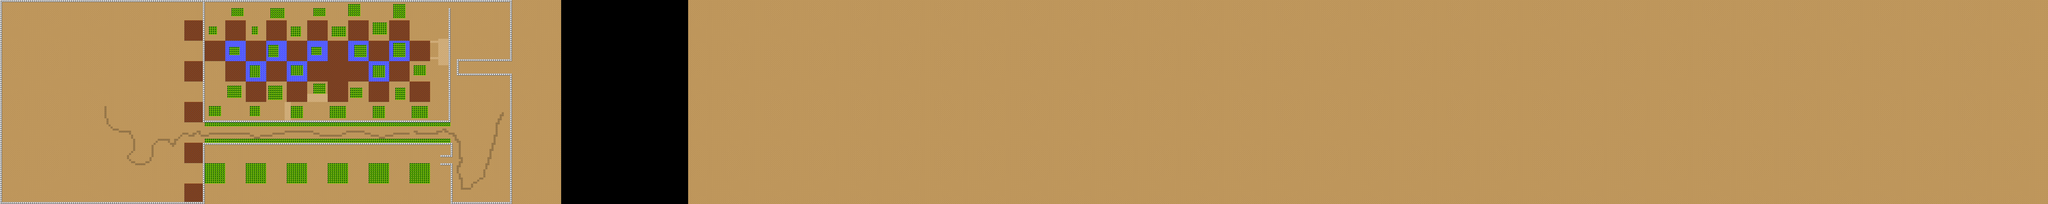

This is a level from a 2D game, rendered from its Tiled map with the project's own tilesets. A one-line summary and the map file follow, with tile-layer data summarised:
An orthogonal 1000x100 tile map with 8x8 px tiles, 2 tile layers (ground, collisions), 2 tilesets and 143 objects (139x spawn, 2x scenario, spawn_player, spawn_test).

<map version="1.10" tiledversion="1.10.1" orientation="orthogonal" renderorder="right-down" width="1000" height="100" tilewidth="8" tileheight="8" infinite="0" nextlayerid="5" nextobjectid="307">
 <tileset firstgid="1" source="ground.tsx" />
 <tileset firstgid="7" source="bricks.tsx" />
 <layer id="1" name="ground" width="1000" height="100">
  <data>[100000 cells, 93800 non-empty, 2 distinct tile ids]</data>
 </layer>
 <layer id="3" name="collisions" width="1000" height="100">
  <data>[100000 cells, 6433 non-empty, 5 distinct tile ids]</data>
 </layer>
 <objectgroup id="2" name="Object Layer 1">
  <object id="152" name="spawn" type="spawn" x="7641" y="402.25" width="16" height="16">
   <properties>
    <property name="cooldown_seconds" type="int" value="5" />
    <property name="tank_type" value="fast" />
    <property name="tanks_inside" type="int" value="500" />
    <property name="trigger_distance" type="float" value="128" />
   </properties>
  </object>
  <object id="155" name="spawn" type="spawn" x="5197" y="761.667" width="16" height="16">
   <properties>
    <property name="cooldown_seconds" type="int" value="5" />
    <property name="tank_type" value="fast" />
    <property name="tanks_inside" type="int" value="500" />
    <property name="trigger_distance" type="float" value="128" />
   </properties>
  </object>
  <object id="156" name="spawn" type="spawn" x="5198.67" y="33" width="16" height="16">
   <properties>
    <property name="cooldown_seconds" type="int" value="5" />
    <property name="tank_type" value="fast" />
    <property name="tanks_inside" type="int" value="500" />
    <property name="trigger_distance" type="float" value="128" />
   </properties>
  </object>
  <object id="157" name="spawn" type="spawn" x="5193.67" y="58" width="16" height="16">
   <properties>
    <property name="cooldown_seconds" type="int" value="5" />
    <property name="tank_type" value="fast" />
    <property name="tanks_inside" type="int" value="500" />
    <property name="trigger_distance" type="float" value="128" />
   </properties>
  </object>
  <object id="158" name="spawn" type="spawn" x="5197.67" y="83" width="16" height="16">
   <properties>
    <property name="cooldown_seconds" type="int" value="5" />
    <property name="tank_type" value="fast" />
    <property name="tanks_inside" type="int" value="500" />
    <property name="trigger_distance" type="float" value="128" />
   </properties>
  </object>
  <object id="159" name="spawn" type="spawn" x="5194.67" y="105" width="16" height="16">
   <properties>
    <property name="cooldown_seconds" type="int" value="5" />
    <property name="tank_type" value="fast" />
    <property name="tanks_inside" type="int" value="500" />
    <property name="trigger_distance" type="float" value="128" />
   </properties>
  </object>
  <object id="160" name="spawn" type="spawn" x="5193.67" y="134" width="16" height="16">
   <properties>
    <property name="cooldown_seconds" type="int" value="5" />
    <property name="tank_type" value="fast" />
    <property name="tanks_inside" type="int" value="500" />
    <property name="trigger_distance" type="float" value="128" />
   </properties>
  </object>
  <object id="161" name="spawn" type="spawn" x="5191.67" y="158" width="16" height="16">
   <properties>
    <property name="cooldown_seconds" type="int" value="5" />
    <property name="tank_type" value="fast" />
    <property name="tanks_inside" type="int" value="500" />
    <property name="trigger_distance" type="float" value="128" />
   </properties>
  </object>
  <object id="162" name="spawn" type="spawn" x="5191.67" y="186" width="16" height="16">
   <properties>
    <property name="cooldown_seconds" type="int" value="5" />
    <property name="tank_type" value="fast" />
    <property name="tanks_inside" type="int" value="500" />
    <property name="trigger_distance" type="float" value="128" />
   </properties>
  </object>
  <object id="163" name="spawn" type="spawn" x="5191.67" y="218" width="16" height="16">
   <properties>
    <property name="cooldown_seconds" type="int" value="5" />
    <property name="tank_type" value="fast" />
    <property name="tanks_inside" type="int" value="500" />
    <property name="trigger_distance" type="float" value="128" />
   </properties>
  </object>
  <object id="164" name="spawn" type="spawn" x="5190.67" y="249" width="16" height="16">
   <properties>
    <property name="cooldown_seconds" type="int" value="5" />
    <property name="tank_type" value="fast" />
    <property name="tanks_inside" type="int" value="500" />
    <property name="trigger_distance" type="float" value="128" />
   </properties>
  </object>
  <object id="165" name="spawn" type="spawn" x="5190.67" y="280" width="16" height="16">
   <properties>
    <property name="cooldown_seconds" type="int" value="5" />
    <property name="tank_type" value="fast" />
    <property name="tanks_inside" type="int" value="500" />
    <property name="trigger_distance" type="float" value="128" />
   </properties>
  </object>
  <object id="166" name="spawn" type="spawn" x="5189.67" y="313" width="16" height="16">
   <properties>
    <property name="cooldown_seconds" type="int" value="5" />
    <property name="tank_type" value="fast" />
    <property name="tanks_inside" type="int" value="500" />
    <property name="trigger_distance" type="float" value="128" />
   </properties>
  </object>
  <object id="167" name="spawn" type="spawn" x="5189.67" y="340" width="16" height="16">
   <properties>
    <property name="cooldown_seconds" type="int" value="5" />
    <property name="tank_type" value="fast" />
    <property name="tanks_inside" type="int" value="500" />
    <property name="trigger_distance" type="float" value="128" />
   </properties>
  </object>
  <object id="168" name="spawn" type="spawn" x="5188.67" y="370" width="16" height="16">
   <properties>
    <property name="cooldown_seconds" type="int" value="5" />
    <property name="tank_type" value="fast" />
    <property name="tanks_inside" type="int" value="500" />
    <property name="trigger_distance" type="float" value="128" />
   </properties>
  </object>
  <object id="169" name="spawn" type="spawn" x="5193.67" y="404" width="16" height="16">
   <properties>
    <property name="cooldown_seconds" type="int" value="5" />
    <property name="tank_type" value="fast" />
    <property name="tanks_inside" type="int" value="500" />
    <property name="trigger_distance" type="float" value="128" />
   </properties>
  </object>
  <object id="170" name="spawn" type="spawn" x="5191.67" y="433" width="16" height="16">
   <properties>
    <property name="cooldown_seconds" type="int" value="5" />
    <property name="tank_type" value="fast" />
    <property name="tanks_inside" type="int" value="500" />
    <property name="trigger_distance" type="float" value="128" />
   </properties>
  </object>
  <object id="171" name="spawn" type="spawn" x="5191.67" y="459" width="16" height="16">
   <properties>
    <property name="cooldown_seconds" type="int" value="5" />
    <property name="tank_type" value="fast" />
    <property name="tanks_inside" type="int" value="500" />
    <property name="trigger_distance" type="float" value="128" />
   </properties>
  </object>
  <object id="172" name="spawn" type="spawn" x="5192.67" y="485" width="16" height="16">
   <properties>
    <property name="cooldown_seconds" type="int" value="5" />
    <property name="tank_type" value="fast" />
    <property name="tanks_inside" type="int" value="500" />
    <property name="trigger_distance" type="float" value="128" />
   </properties>
  </object>
  </objectgroup>
 <objectgroup id="4" name="scenario">
  <!-- 2 objects omitted --></objectgroup>
</map>
<!-- 124 of 143 objects omitted -->
